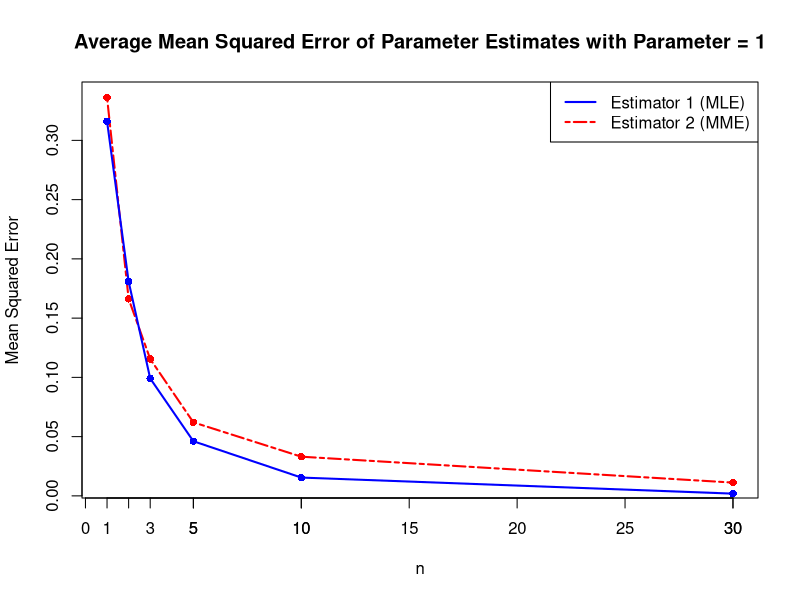
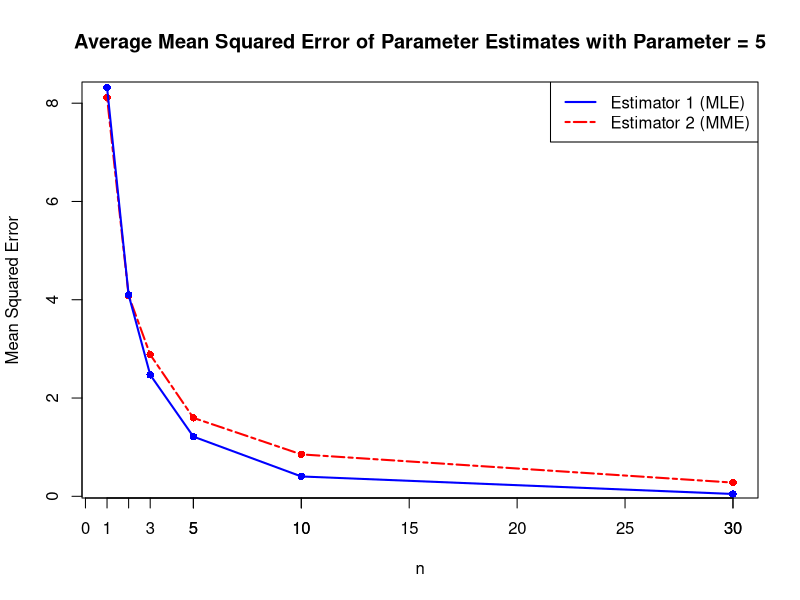
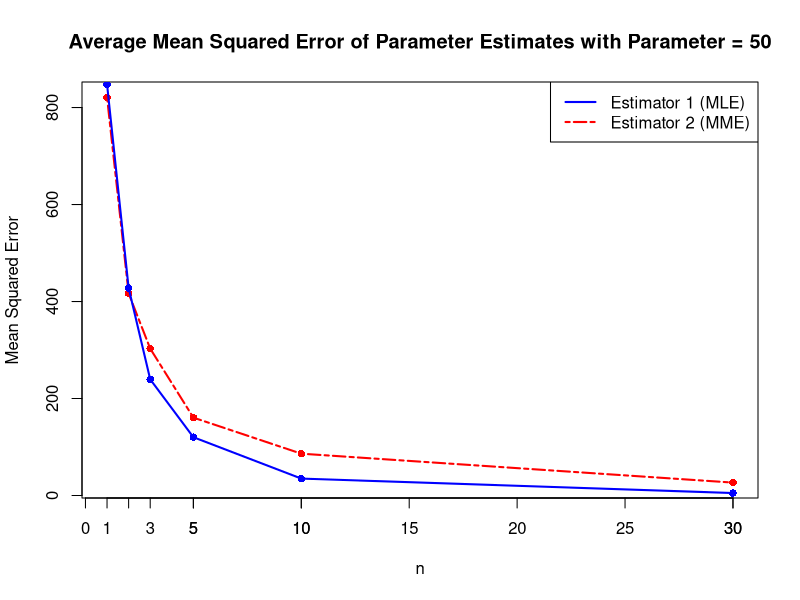
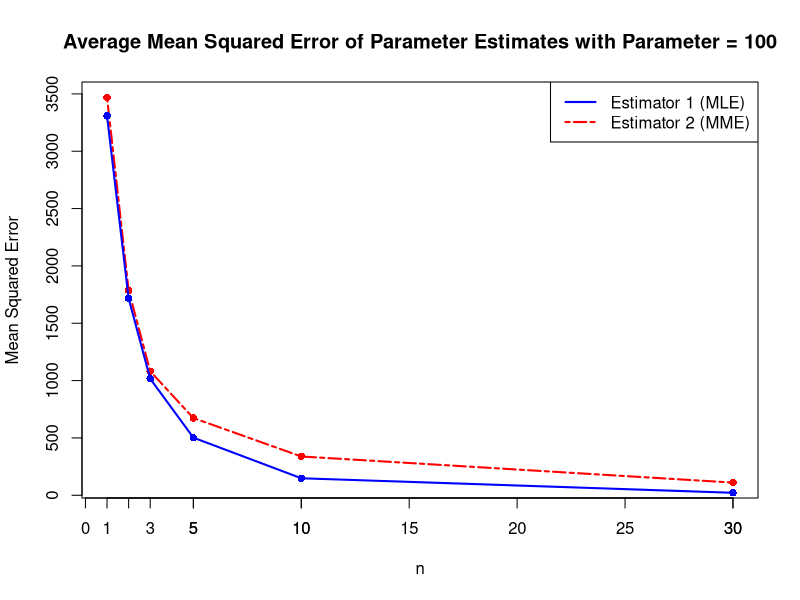

These charts were generated, in order, by the following R code:
# EstimateComparison.R
#
# Description:
#	Compares two Monte Carlo estimates for a uniform population and graphically show the results.


parVal <- c(1,5,50,100)
nVal <- c(1,2,3,5,10,30)
nsim <- 1000

# Initialization
mle.mse <- array(dim=c(4,6,nsim))
mme.mse <- array(dim=c(4,6,nsim))

# Compute MSE of two estimates for all n and parameter combinations
for (i in 1:4) {
  for (j in 1:6) {
    for (k in 1:nsim) {
      x <- runif(nVal[j], 0, parVal[i])
      
      mle <- max(x)
      mme <- 2*mean(x)
      
      mle.mse[i, j, k] <- (parVal[i] - mle) ** 2
      mme.mse[i, j, k] <- (parVal[i] - mme) ** 2
    }
  }
}

#   Show graphically (4 graphs for 4 parameters)
#     Graph for Parameter = 1
mean1 <- c(mean(mme.mse[1,1,]), mean(mme.mse[1,2,]), mean(mme.mse[1,3,]), mean(mme.mse[1,4,]), mean(mme.mse[1,5,]), mean(mme.mse[1,6,]))
mean2 <- c(mean(mle.mse[1,1,]), mean(mle.mse[1,2,]), mean(mle.mse[1,3,]), mean(mle.mse[1,4,]), mean(mle.mse[1,5,]), mean(mle.mse[1,6,]))
plot(nVal, mean1, type="o", col="red", lty=6, lwd=2, pch=16,
     main="Average Mean Squared Error of Parameter Estimates with Parameter = 1", xlab="n", ylab="Mean Squared Error")
lines(nVal, mean2, type="o", col="blue", lwd=2, pch=16)
axis(side=1, at=nVal)
legend("topright", c("Estimator 1 (MLE)", "Estimator 2 (MME)"), lty=c(1,6), lwd=c(2,2), col=c("blue","red"))

#     Graph for Parameter = 5
mean1 <- c(mean(mme.mse[2,1,]), mean(mme.mse[2,2,]), mean(mme.mse[2,3,]), mean(mme.mse[2,4,]), mean(mme.mse[2,5,]), mean(mme.mse[2,6,]))
mean2 <- c(mean(mle.mse[2,1,]), mean(mle.mse[2,2,]), mean(mle.mse[2,3,]), mean(mle.mse[2,4,]), mean(mle.mse[2,5,]), mean(mle.mse[2,6,]))
plot(nVal, mean1, type="o", col="red", lty=6, lwd=2, pch=16,
     main="Average Mean Squared Error of Parameter Estimates with Parameter = 5", xlab="n", ylab="Mean Squared Error")
lines(nVal, mean2, type="o", col="blue", lwd=2, pch=16)
axis(side=1, at=nVal)
legend("topright", c("Estimator 1 (MLE)", "Estimator 2 (MME)"), lty=c(1,6), lwd=c(2,2), col=c("blue","red"))

#     Graph for Parameter = 50
mean1 <- c(mean(mme.mse[3,1,]), mean(mme.mse[3,2,]), mean(mme.mse[3,3,]), mean(mme.mse[3,4,]), mean(mme.mse[3,5,]), mean(mme.mse[3,6,]))
mean2 <- c(mean(mle.mse[3,1,]), mean(mle.mse[3,2,]), mean(mle.mse[3,3,]), mean(mle.mse[3,4,]), mean(mle.mse[3,5,]), mean(mle.mse[3,6,]))
plot(nVal, mean1, type="o", col="red", lty=6, lwd=2, pch=16,
     main="Average Mean Squared Error of Parameter Estimates with Parameter = 50", xlab="n", ylab="Mean Squared Error")
lines(nVal, mean2, type="o", col="blue", lwd=2, pch=16)
axis(side=1, at=nVal)
legend("topright", c("Estimator 1 (MLE)", "Estimator 2 (MME)"), lty=c(1,6), lwd=c(2,2), col=c("blue","red"))

#     Graph for Parameter = 100
mean1 <- c(mean(mme.mse[4,1,]), mean(mme.mse[4,2,]), mean(mme.mse[4,3,]), mean(mme.mse[4,4,]), mean(mme.mse[4,5,]), mean(mme.mse[4,6,]))
mean2 <- c(mean(mle.mse[4,1,]), mean(mle.mse[4,2,]), mean(mle.mse[4,3,]), mean(mle.mse[4,4,]), mean(mle.mse[4,5,]), mean(mle.mse[4,6,]))
plot(nVal, mean1, type="o", col="red", lty=6, lwd=2, pch=16,
     main="Average Mean Squared Error of Parameter Estimates with Parameter = 100", xlab="n", ylab="Mean Squared Error")
lines(nVal, mean2, type="o", col="blue", lwd=2, pch=16)
axis(side=1, at=nVal)
legend("topright", c("Estimator 1 (MLE)", "Estimator 2 (MME)"), lty=c(1,6), lwd=c(2,2), col=c("blue","red"))
  